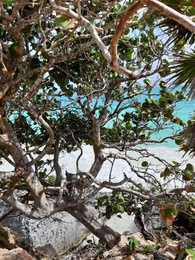
%> input picture paisaje.jpeg, 195 x 260 px, shrunk from 960 x 1280 before the run
$ octave FiltrosImagen.m   (GNU Octave 9; MATLAB toolbox functions it lacks are replaced by stand-ins)
%> lines starting %> are read from the running program, lines starting %| are printed output that depends on the picture
clc, clear, close all

imGris = rgb2gray(imread('paisaje.jpeg'));
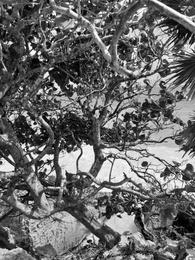
%> imGris: size 260x195 uint8; min 0, max 255, mean 105
mask5 = ones(5,5)/25;
mask7 = ones(7,7)/49;
mask11 = ones(11,11)/121;
maskG5 = fspecial('gaussian',5,0.8);
maskG7 = fspecial('gaussian',7,0.8);
maskG11 = fspecial('gaussian',11,0.8);
maskL1 = [1 -2 1;-2 4 -2;1 -2 1];
maskL2 = [-1 2 -1;2 -4 -2;-1 2 -1];
maskL3 = [-1 -1 -1;-1 8 -1;-1 -1 -1];
maskL4 = [1 1 1;1 -8 1;1 1 1];
maskL5 = [0 -1 0;-1 4 -1;0 -1 0];
maskL6 = [0 1 0;1 -4 1;0 1 0];

 %%%%%%%%%%%%%%%% Originales %%%%%%%%%%%%%%%%
figure('WindowState','maximized','NumberTitle','off',...
    'Name','Escala de grises');

subplot(1,2,1)
imshow(imread('paisaje.jpeg'))
title('Original')

subplot(1,2,2)
imshow(imGris)
title('Escala de grises')

 %%%%%%%%%%%%%%%% Box %%%%%%%%%%%%%%%%
figure('WindowState','maximized','NumberTitle','off',...
    'Name','Comparación Filtros Box');

subplot(2,3,1)
imshow(maskFilter(imGris,mask5))
title('Filtro box 5')

subplot(2,3,4)
imshow(imfilter(imGris,mask5))
title('Filtro box 5 con comando')

subplot(2,3,2)
imshow(maskFilter(imGris,mask7))
title('Filtro box 7')

subplot(2,3,5)
imshow(imfilter(imGris,mask7))
title('Filtro box 7 con comando')

subplot(2,3,3)
imshow(maskFilter(imGris,mask11))
title('Filtro box 11')

subplot(2,3,6)
imshow(imfilter(imGris,mask11))
title('Filtro box 11 con comando')

 %%%%%%%%%%%%%%%% Gaussianas %%%%%%%%%%%%%%%%
figure('WindowState','maximized','NumberTitle','off',...
    'Name','Comparación Filtros Gaussianos');

subplot(2,3,1)
imshow(maskFilter(imGris,maskG5))
title('Filtro Gauss 5')

subplot(2,3,4)
imshow(imfilter(imGris,maskG5))
title('Filtro Gauss 5 con comando')

subplot(2,3,2)
imshow(maskFilter(imGris,maskG7))
title('Filtro Gauss 7')

subplot(2,3,5)
imshow(imfilter(imGris,maskG7))
title('Filtro Gauss 7 con comando')

subplot(2,3,3)
imshow(maskFilter(imGris,maskG11))
title('Filtro Gauss 11')

subplot(2,3,6)
imshow(imfilter(imGris,maskG11))
title('Filtro Gauss 11 con comando')

 %%%%%%%%%%%%%%%% LaplaCe %%%%%%%%%%%%%%%%
figure('WindowState','maximized','NumberTitle','off',...
    'Name','Comparación Filtros Laplace')

subplot(3,4,1)
imshow(maskFilter(imGris,maskL1))
title('Filtro Laplace L_1')

subplot(3,4,2)
imshow(imfilter(imGris,maskL1))
title('Filtro Laplace L_1 con comando')

subplot(3,4,3)
imshow(maskFilter(imGris,maskL2))
title('Filtro Laplace L_2')

subplot(3,4,4)
imshow(imfilter(imGris,maskL2))
title('Filtro Laplace L_2 con comando')

subplot(3,4,5)
imshow(maskFilter(imGris,maskL3))
%> after the loop in maskFilter (call 9), `for m = (1+U):(height-U)`:
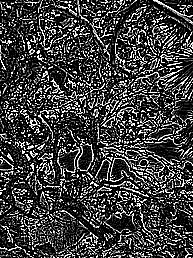
%> imFiltrada: size 258x193 double; min 0, max 255, mean 64.3
title('Filtro Laplace L_3')

subplot(3,4,6)
imshow(imfilter(imGris,maskL3))
title('Filtro Laplace L_3 con comando')

subplot(3,4,7)
imshow(maskFilter(imGris,maskL4))
%> after the loop in maskFilter (call 10), `for m = (1+U):(height-U)`:
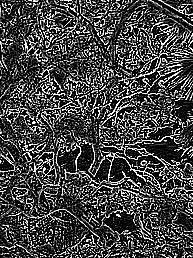
%> imFiltrada: size 258x193 double; min 0, max 255, mean 68.9
title('Filtro Laplace L_4')

subplot(3,4,8)
imshow(imfilter(imGris,maskL4))
title('Filtro Laplace L_4 con comando')

subplot(3,4,9)
imshow(maskFilter(imGris,maskL5))
%> after the loop in maskFilter (call 11), `for m = (1+U):(height-U)`:
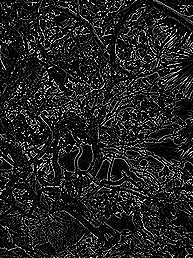
%> imFiltrada: size 258x193 double; min 0, max 255, mean 35.2
title('Filtro Laplace L_5')

subplot(3,4,10)
imshow(imfilter(imGris,maskL5))
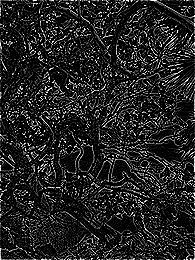
%> displayed picture: size 260x195, on the screen's scale of 0 to 255; min 0, max 255, mean 36.3
title('Filtro Laplace L_5 con comando')

subplot(3,4,11)
imshow(maskFilter(imGris,maskL6))
%> after the loop in maskFilter (call 12), `for m = (1+U):(height-U)`:
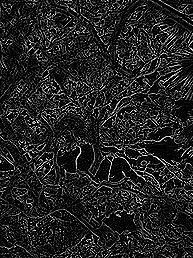
%> imFiltrada: size 258x193 double; min 0, max 255, mean 35.6
title('Filtro Laplace L_6')

subplot(3,4,12)
imshow(imfilter(imGris,maskL6))
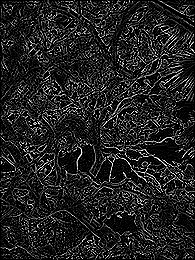
%> displayed picture: size 260x195, on the screen's scale of 0 to 255; min 0, max 255, mean 35.1
title('Filtro Laplace L_6 con comando')

%%%%%%%%%%%%%%%% Función propuesta %%%%%%%%%%%%%%%%
 function [imFiltrada] = maskFilter(imGray,mask)
 [height,width]=size(imGray);
 U = (length(mask)-1)/2;
 imFiltrada = zeros(height-2*U,width-2*U);

 for m = (1+U):(height-U) %filas
     for n = (1+U):(width-U) %columnas
         seg = double(imGray(m-U:m+U,n-U:n+U));
         imFiltrada(m-U,n-U) = uint8(round(sum(sum(mask.*seg))));
     end
 end
 imFiltrada = uint8(imFiltrada);
 end
